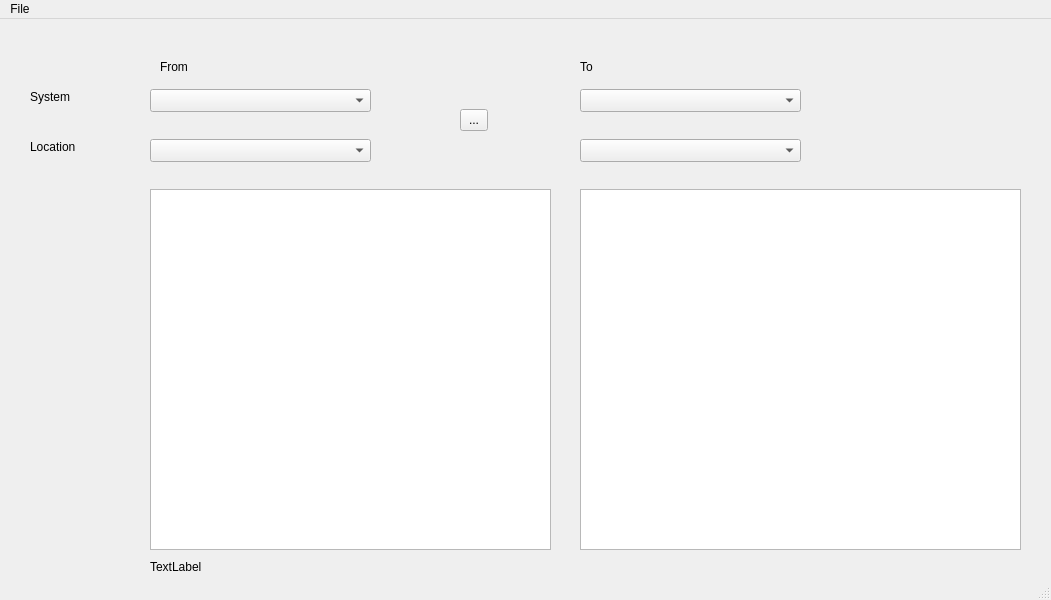
<?xml version="1.0" encoding="UTF-8"?>
<ui version="4.0">
 <class>MainWindow</class>
 <widget class="QMainWindow" name="MainWindow">
  <property name="geometry">
   <rect>
    <x>0</x>
    <y>0</y>
    <width>1051</width>
    <height>600</height>
   </rect>
  </property>
  <property name="windowTitle">
   <string>Freelancer Trade Finder</string>
  </property>
  <widget class="QWidget" name="centralwidget">
   <widget class="QComboBox" name="comboBox1a">
    <property name="geometry">
     <rect>
      <x>150</x>
      <y>70</y>
      <width>221</width>
      <height>23</height>
     </rect>
    </property>
   </widget>
   <widget class="QComboBox" name="comboBox2a">
    <property name="geometry">
     <rect>
      <x>580</x>
      <y>70</y>
      <width>221</width>
      <height>23</height>
     </rect>
    </property>
   </widget>
   <widget class="QComboBox" name="comboBox2b">
    <property name="geometry">
     <rect>
      <x>580</x>
      <y>120</y>
      <width>221</width>
      <height>23</height>
     </rect>
    </property>
   </widget>
   <widget class="QComboBox" name="comboBox1b">
    <property name="geometry">
     <rect>
      <x>150</x>
      <y>120</y>
      <width>221</width>
      <height>23</height>
     </rect>
    </property>
   </widget>
   <widget class="QLabel" name="label">
    <property name="geometry">
     <rect>
      <x>160</x>
      <y>40</y>
      <width>57</width>
      <height>15</height>
     </rect>
    </property>
    <property name="text">
     <string>From</string>
    </property>
   </widget>
   <widget class="QLabel" name="label_2">
    <property name="geometry">
     <rect>
      <x>580</x>
      <y>40</y>
      <width>57</width>
      <height>15</height>
     </rect>
    </property>
    <property name="text">
     <string>To</string>
    </property>
   </widget>
   <widget class="QLabel" name="label_3">
    <property name="geometry">
     <rect>
      <x>30</x>
      <y>70</y>
      <width>57</width>
      <height>15</height>
     </rect>
    </property>
    <property name="text">
     <string>System</string>
    </property>
   </widget>
   <widget class="QLabel" name="label_4">
    <property name="geometry">
     <rect>
      <x>30</x>
      <y>120</y>
      <width>57</width>
      <height>15</height>
     </rect>
    </property>
    <property name="text">
     <string>Location</string>
    </property>
   </widget>
   <widget class="QTableWidget" name="table1">
    <property name="geometry">
     <rect>
      <x>150</x>
      <y>170</y>
      <width>401</width>
      <height>361</height>
     </rect>
    </property>
   </widget>
   <widget class="QTableWidget" name="table2">
    <property name="geometry">
     <rect>
      <x>580</x>
      <y>170</y>
      <width>441</width>
      <height>361</height>
     </rect>
    </property>
   </widget>
   <widget class="QLabel" name="status">
    <property name="geometry">
     <rect>
      <x>150</x>
      <y>540</y>
      <width>571</width>
      <height>16</height>
     </rect>
    </property>
    <property name="text">
     <string>TextLabel</string>
    </property>
   </widget>
   <widget class="QToolButton" name="toolButton1">
    <property name="geometry">
     <rect>
      <x>460</x>
      <y>90</y>
      <width>28</width>
      <height>22</height>
     </rect>
    </property>
    <property name="text">
     <string>...</string>
    </property>
    <property name="icon">
     <iconset>
      <normaloff>images/bi_arrow.png</normaloff>images/bi_arrow.png</iconset>
    </property>
   </widget>
  </widget>
  <widget class="QMenuBar" name="menubar">
   <property name="geometry">
    <rect>
     <x>0</x>
     <y>0</y>
     <width>1051</width>
     <height>20</height>
    </rect>
   </property>
   <widget class="QMenu" name="menuFile">
    <property name="title">
     <string>File</string>
    </property>
    <addaction name="actionFreelancer"/>
    <addaction name="actionFreelancer_Discovery"/>
   </widget>
   <addaction name="menuFile"/>
  </widget>
  <widget class="QStatusBar" name="statusbar"/>
  <action name="actionFreelancer">
   <property name="checkable">
    <bool>false</bool>
   </property>
   <property name="checked">
    <bool>false</bool>
   </property>
   <property name="enabled">
    <bool>false</bool>
   </property>
   <property name="text">
    <string>Freelancer</string>
   </property>
  </action>
  <action name="actionFreelancer_Discovery">
   <property name="checkable">
    <bool>false</bool>
   </property>
   <property name="enabled">
    <bool>true</bool>
   </property>
   <property name="text">
    <string>Freelancer Discovery</string>
   </property>
  </action>
 </widget>
 <resources/>
 <connections/>
</ui>
